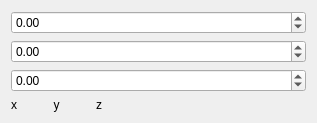
<?xml version="1.0" encoding="UTF-8"?>
<ui version="4.0">
 <class>QInputVector3Dialog</class>
 <widget class="QDialog" name="QInputVector3Dialog">
  <property name="geometry">
   <rect>
    <x>0</x>
    <y>0</y>
    <width>317</width>
    <height>47</height>
   </rect>
  </property>
  <property name="palette">
   <palette>
    <active>
     <colorrole role="WindowText">
      <brush brushstyle="SolidPattern">
       <color alpha="255">
        <red>0</red>
        <green>0</green>
        <blue>0</blue>
       </color>
      </brush>
     </colorrole>
     <colorrole role="Midlight">
      <brush brushstyle="SolidPattern">
       <color alpha="255">
        <red>227</red>
        <green>227</green>
        <blue>227</blue>
       </color>
      </brush>
     </colorrole>
     <colorrole role="Text">
      <brush brushstyle="SolidPattern">
       <color alpha="255">
        <red>0</red>
        <green>0</green>
        <blue>0</blue>
       </color>
      </brush>
     </colorrole>
    </active>
    <inactive>
     <colorrole role="WindowText">
      <brush brushstyle="SolidPattern">
       <color alpha="255">
        <red>0</red>
        <green>0</green>
        <blue>0</blue>
       </color>
      </brush>
     </colorrole>
     <colorrole role="Midlight">
      <brush brushstyle="SolidPattern">
       <color alpha="255">
        <red>227</red>
        <green>227</green>
        <blue>227</blue>
       </color>
      </brush>
     </colorrole>
     <colorrole role="Text">
      <brush brushstyle="SolidPattern">
       <color alpha="255">
        <red>0</red>
        <green>0</green>
        <blue>0</blue>
       </color>
      </brush>
     </colorrole>
    </inactive>
    <disabled>
     <colorrole role="WindowText">
      <brush brushstyle="SolidPattern">
       <color alpha="255">
        <red>0</red>
        <green>0</green>
        <blue>0</blue>
       </color>
      </brush>
     </colorrole>
     <colorrole role="Midlight">
      <brush brushstyle="SolidPattern">
       <color alpha="255">
        <red>227</red>
        <green>227</green>
        <blue>227</blue>
       </color>
      </brush>
     </colorrole>
     <colorrole role="Text">
      <brush brushstyle="SolidPattern">
       <color alpha="255">
        <red>0</red>
        <green>0</green>
        <blue>0</blue>
       </color>
      </brush>
     </colorrole>
    </disabled>
   </palette>
  </property>
  <property name="windowTitle">
   <string>Dialog</string>
  </property>
  <property name="windowOpacity">
   <double>0.900000000000000</double>
  </property>
  <layout class="QVBoxLayout" name="verticalLayout">
   <item>
    <widget class="QDoubleSpinBox" name="zval_spinbox_">
     <property name="minimum">
      <double>-99999999.000000000000000</double>
     </property>
     <property name="maximum">
      <double>99999999.000000000000000</double>
     </property>
    </widget>
   </item>
   <item>
    <widget class="QDoubleSpinBox" name="yval_spinbox_">
     <property name="minimum">
      <double>-99999999.000000000000000</double>
     </property>
     <property name="maximum">
      <double>999999999.000000000000000</double>
     </property>
    </widget>
   </item>
   <item>
    <widget class="QDoubleSpinBox" name="xval_spinbox_">
     <property name="minimum">
      <double>-99999999.000000000000000</double>
     </property>
     <property name="maximum">
      <double>99999999.000000000000000</double>
     </property>
    </widget>
   </item>
   <item>
    <widget class="QLabel" name="label">
     <property name="text">
      <string>x           y           z</string>
     </property>
    </widget>
   </item>
  </layout>
  <zorder>label</zorder>
  <zorder>xval_spinbox_</zorder>
  <zorder>yval_spinbox_</zorder>
  <zorder>zval_spinbox_</zorder>
 </widget>
 <resources/>
 <connections/>
</ui>
